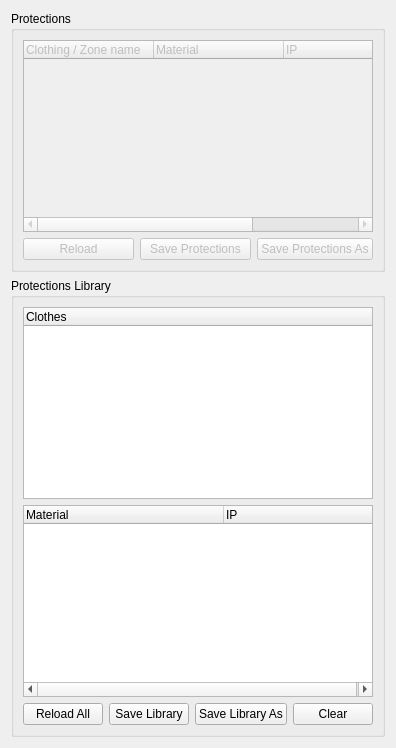
           <widget class="QWidget" name="tab_4">
            <attribute name="title">
             <string>Protections</string>
            </attribute>
            <layout class="QVBoxLayout" name="verticalLayout_18">
             <item>
              <widget class="QGroupBox" name="protectionsGroupBox_2">
               <property name="title">
                <string>Protections</string>
               </property>
               <layout class="QVBoxLayout" name="verticalLayout_16">
                <item>
                 <widget class="QTreeWidget" name="protectionsTreeWidget">
                  <property name="enabled">
                   <bool>false</bool>
                  </property>
                  <property name="minimumSize">
                   <size>
                    <width>0</width>
                    <height>120</height>
                   </size>
                  </property>
                  <property name="contextMenuPolicy">
                   <enum>Qt::ActionsContextMenu</enum>
                  </property>
                  <property name="selectionMode">
                   <enum>QAbstractItemView::SingleSelection</enum>
                  </property>
                  <attribute name="headerDefaultSectionSize">
                   <number>130</number>
                  </attribute>
                  <column>
                   <property name="text">
                    <string>Clothing / Zone name</string>
                   </property>
                  </column>
                  <column>
                   <property name="text">
                    <string>Material</string>
                   </property>
                  </column>
                  <column>
                   <property name="text">
                    <string>IP</string>
                   </property>
                  </column>
                  <column>
                   <property name="text">
                    <string>Type</string>
                   </property>
                  </column>
                 </widget>
                </item>
                <item>
                 <layout class="QHBoxLayout" name="horizontalLayout_23">
                  <item>
                   <widget class="QPushButton" name="reloadProtectionsButton">
                    <property name="enabled">
                     <bool>false</bool>
                    </property>
                    <property name="text">
                     <string>Reload</string>
                    </property>
                   </widget>
                  </item>
                  <item>
                   <widget class="QPushButton" name="saveProtectionsButton">
                    <property name="enabled">
                     <bool>false</bool>
                    </property>
                    <property name="text">
                     <string>Save Protections</string>
                    </property>
                   </widget>
                  </item>
                  <item>
                   <widget class="QPushButton" name="saveProtectionsAsButton">
                    <property name="enabled">
                     <bool>false</bool>
                    </property>
                    <property name="text">
                     <string>Save Protections As</string>
                    </property>
                   </widget>
                  </item>
                 </layout>
                </item>
               </layout>
              </widget>
             </item>
             <item>
              <widget class="QGroupBox" name="protectionsLibraryGroupBox">
               <property name="title">
                <string>Protections Library</string>
               </property>
               <layout class="QVBoxLayout" name="verticalLayout_17">
                <item>
                 <layout class="QVBoxLayout" name="verticalLayout_14">
                  <item>
                   <widget class="QTreeWidget" name="protectionsLibClothesTreeWidget">
                    <property name="contextMenuPolicy">
                     <enum>Qt::ActionsContextMenu</enum>
                    </property>
                    <column>
                     <property name="text">
                      <string>Clothes</string>
                     </property>
                    </column>
                   </widget>
                  </item>
                 </layout>
                </item>
                <item>
                 <layout class="QVBoxLayout" name="verticalLayout_15">
                  <item>
                   <widget class="QTreeWidget" name="protectionsLibMaterialsTreeWidget">
                    <property name="contextMenuPolicy">
                     <enum>Qt::ActionsContextMenu</enum>
                    </property>
                    <attribute name="headerDefaultSectionSize">
                     <number>200</number>
                    </attribute>
                    <attribute name="headerMinimumSectionSize">
                     <number>150</number>
                    </attribute>
                    <column>
                     <property name="text">
                      <string>Material</string>
                     </property>
                    </column>
                    <column>
                     <property name="text">
                      <string>IP</string>
                     </property>
                    </column>
                   </widget>
                  </item>
                 </layout>
                </item>
                <item>
                 <layout class="QHBoxLayout" name="horizontalLayout_20">
                  <item>
                   <widget class="QPushButton" name="reloadProtectionsLibButton">
                    <property name="text">
                     <string>Reload All</string>
                    </property>
                   </widget>
                  </item>
                  <item>
                   <widget class="QPushButton" name="saveProtectionsLibButton">
                    <property name="text">
                     <string>Save Library</string>
                    </property>
                   </widget>
                  </item>
                  <item>
                   <widget class="QPushButton" name="saveProtectionsLibAsButton">
                    <property name="text">
                     <string>Save Library As</string>
                    </property>
                   </widget>
                  </item>
                  <item>
                   <widget class="QPushButton" name="clearProtectionsLibButton">
                    <property name="text">
                     <string>Clear</string>
                    </property>
                   </widget>
                  </item>
                 </layout>
                </item>
               </layout>
              </widget>
             </item>
            </layout>
           </widget>
